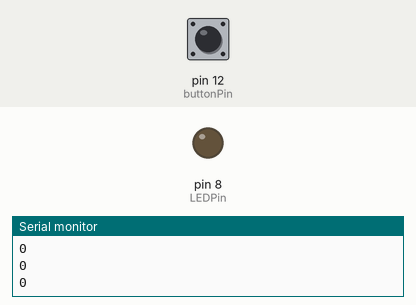
Simulated run of this sketch. Board: Arduino Uno, built with avr-gcc and run on an emulated ATmega328P. Shown: output pins drawn as LEDs (lit = HIGH), the last lines printed to the serial monitor. Inputs (shaded band) come from the test bench; at power-on: pin 12 (buttonPin) LOW.

Above: at 1.3 s.
1.4 s: pin 12 (buttonPin) pulled HIGH for 0.3 s
At 2.7 s:
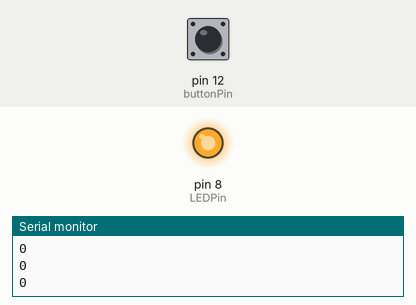
3.2 s: pin 12 (buttonPin) pulled HIGH for 1 s
At 4.6 s:
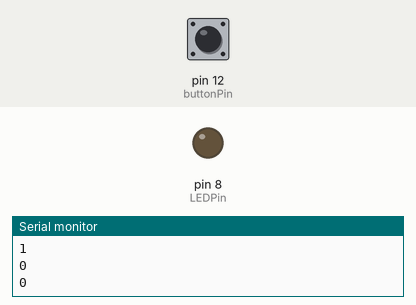
5.7 s: pin 12 (buttonPin) pulled HIGH for 3.2 s
At 6.6 s:
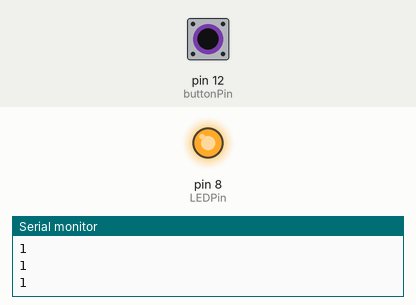
Timing chart, 0 to 8.7 s (numbered marks = the images above; inputs shaded):
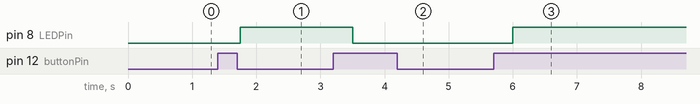

The sketch:

toggling-led-using-pushbutton-lecture28.ino
```cpp
int LEDPin=8;
int buttonPin = 12;
int dt=250;
int LEDState=0;
int buttonNew;
int buttonOld=1;

void setup() {
  // put your setup code here, to run once:
Serial.begin(9600);
pinMode(LEDPin, OUTPUT);
pinMode(buttonPin, INPUT);
}

void loop() {
  // put your main code here, to run repeatedly:
buttonNew=digitalRead(buttonPin);
Serial.println(buttonNew);
delay(dt);

if(buttonOld==0 && buttonNew==1){
  if(LEDState==0){
    digitalWrite(LEDPin, HIGH);
    LEDState=1;
  }
  else{
    digitalWrite(LEDPin, LOW);
    LEDState=0;
  }
}
buttonOld=buttonNew;

}
```

Measured:
- after the input at 1.4 s, pin 8 (LEDPin): LOW → HIGH after 0.35 s
- after the input at 3.2 s, pin 8 (LEDPin): HIGH → LOW after 0.30 s
- after the input at 5.7 s, pin 8 (LEDPin): LOW → HIGH after 0.30 s
